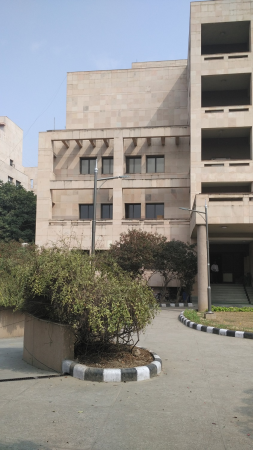
%> input picture ImageProcessing/Panorama/BhartiSchoolPics3/1s.png, 253 x 450 px
$ octave TestHarrisAndPanoramaStiching.m   (GNU Octave 9; MATLAB toolbox functions it lacks are replaced by stand-ins)
%> lines starting %> are read from the running program, lines starting %| are printed output that depends on the picture
### ImageProcessing/Panorama/HarrisCornerDetector.m
%%%%%%%%%%%%%%%%%%%%%%%%%%%%%%%%%%%%%%%%%%%%%%%%%%%%%%%%%%%%%%%%%%%%%%%%%%%%%
% EEL715 Image Processing : Assignment 1
% Piyush Kaul : 2015EEZ7544
%
% Description: This File implements Harris Corner Detector.
%              Reference : http://www.bmva.org/bmvc/1988/avc-88-023.pdf
%%%%%%%%%%%%%%%%%%%%%%%%%%%%%%%%%%%%%%%%%%%%%%%%%%%%%%%%%%%%%%%%%%%%%%%%%%%%%

function [coord] = HarrisCornerDetector(imageIn)
[height, width] = size(imageIn);

%sobel_y = [-1 -2 -1; 0 0 0; 1 2 1];% Gonzalez Woods, Figure 3.41)(d)[-1  -1 -1; 0 0 0; 1 1 1]
%sobel_x = [-1 0 1; -2 0 2; -1 0 1];% Gonzalez Woods, Figure 3.41 (d)[-1 0 1; -1 0 1; -1 0 1]
sobel_y = [-1 0 0; 1 0 0; 0 0 0];
sobel_x = [-1 1 0; 0 0 0; 0 0 0];

grad_y = conv2(double(imageIn),sobel_y,'same');
grad_x = conv2(double(imageIn),sobel_x,'same');

IXX = grad_x .* grad_x;
IYY = grad_y .* grad_y;
IXY = grad_x .* grad_y;
sigma = 2;
gkernel = fspecial('gaussian',fix(6*sigma), sigma);

SXX = conv2(IXX, gkernel,'same');
SXY = conv2(IXY, gkernel,'same');
SYY = conv2(IYY, gkernel,'same');

[xsz,ysz] = size(SXX);
k = 0.05;
for xidx = 1:xsz
    for yidx = 1:ysz
        M = [SXX(xidx,yidx) SXY(xidx,yidx) ; SXY(xidx,yidx) SYY(xidx,yidx)];
        resp(xidx,yidx) = det(M) - k*(trace(M))^2;
    end
end
resp = abs(resp);
maxr = max(max(resp));
minr = min(min(resp));
resp2 = (resp - minr)./(maxr-minr) * 100;
%maximum filter
masksize = 6;
resp2max = ordfilt2(resp2,masksize^2,ones(masksize ,masksize ));
resp3 = (resp2max == resp2) & (resp2max > 10);
resp4 = resp3 * 128;
[ix,iy] = find(resp3);
figure;surf(resp2);
%> after `surf(resp2)`:
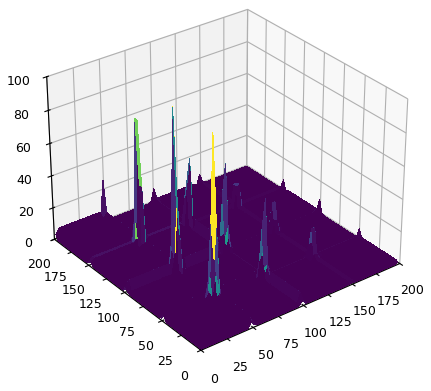
%> figure redrawn from the program's plot data
figure;imshow(imageIn);
hold on;
plot(ix,iy,'bo');
coord = [ix iy];

### ImageProcessing/Panorama/TestHarrisAndPanoramaStiching.m
%%%%%%%%%%%%%%%%%%%%%%%%%%%%%%%%%%%%%%%%%%%%%%%%%%%%%%%%%%%%%%%%%%%%%%%%%%%%%
% EEL715 Image Processing : Assignment 1
% Piyush Kaul : 2015EEZ7544
%
% Description: This File has test code for Harris corner Detector
%              and the implementation for Panorma Stiching using SIFT.
%              VL_FEAT Sift library has been used along with Matlab
%              image processing toolbox
%%%%%%%%%%%%%%%%%%%%%%%%%%%%%%%%%%%%%%%%%%%%%%%%%%%%%%%%%%%%%%%%%%%%%%%%%%%%%
clear all;

%% Add VL FEAT to path
run('D:\\vlfeat-0.9.20\\toolbox\\vl_setup.m');

%% Test Harris Corner Detector using Checkerboard pattern
I = checkerboard(50,2,2);
[coordinates] = HarrisCornerDetector(I);
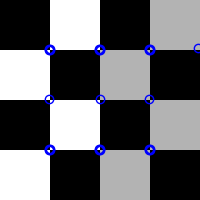
%> figure redrawn from the program's plot data


%% Read the image data
picset = 3;

%% Read image data
loc{1} = ['BhartiSchoolPics' num2str(picset) filesep '1s.png'];
loc{2} = ['BhartiSchoolPics' num2str(picset) filesep '2s.png'];
loc{3} = ['BhartiSchoolPics' num2str(picset) filesep '3s.png'];
%loc{4} = ['BhartiSchoolPics' num2str(picset) filesep '4s.png'];
%loc{5} = ['BhartiSchoolPics' num2str(picset) filesep '5s.png']
im{1} = imread(loc{1});
im{2} = imread(loc{2});
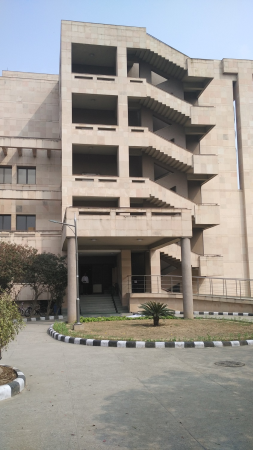
%> input picture ImageProcessing/Panorama/BhartiSchoolPics3/2s.png, 253 x 450 px
im{3} = imread(loc{3});
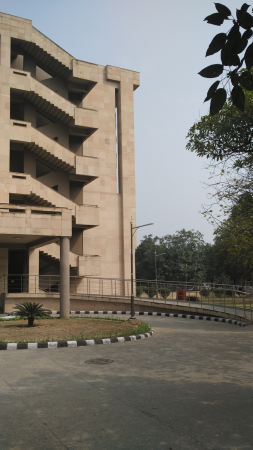
%> input picture ImageProcessing/Panorama/BhartiSchoolPics3/3s.png, 253 x 450 px
%im{4} = imread(loc{4});
%im{5} = imread(loc{5});

%% Plot the input images
figure;montage(loc);
%> after `montage(loc)`:
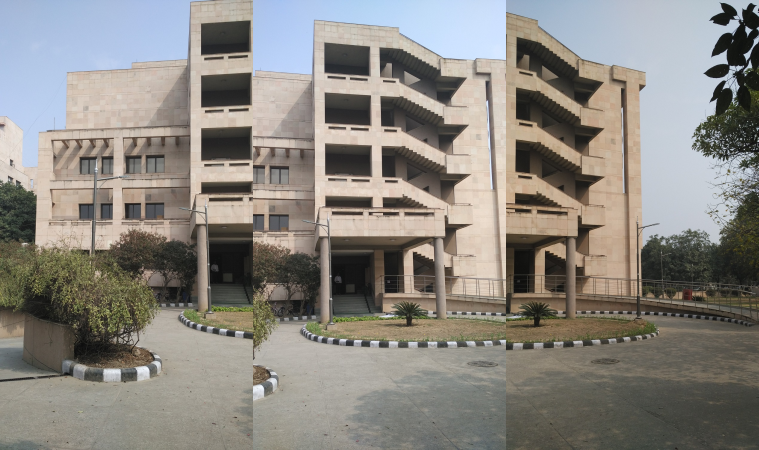
%> displayed picture: size 450x759x3, on the screen's scale of 0 to 255; mean R, G, B 137.9, 134.3, 128.2
numPics=3;

%% Initialize transforms to Identity matrix.
tform_overall(numPics) = projective2d(eye(3))

%% For All picture pairs. Do thye following
for picIdx=1:numPics-1

    % RGB to Grayscale
    gra1=rgb2gray(im{picIdx});
    gra2=rgb2gray(im{picIdx+1});

    % figure; imshow(gra);
    % Adaptive Histogram
    [graeq1] = adapthisteq(gra1);
    [graeq2] = adapthisteq(gra2);

    graeq1 = single(rgb2gray(im{picIdx}));
    graeq2 = single(rgb2gray(im{picIdx+1}));

    %figure; imshow(graeq1);
%> (the run ends here)
